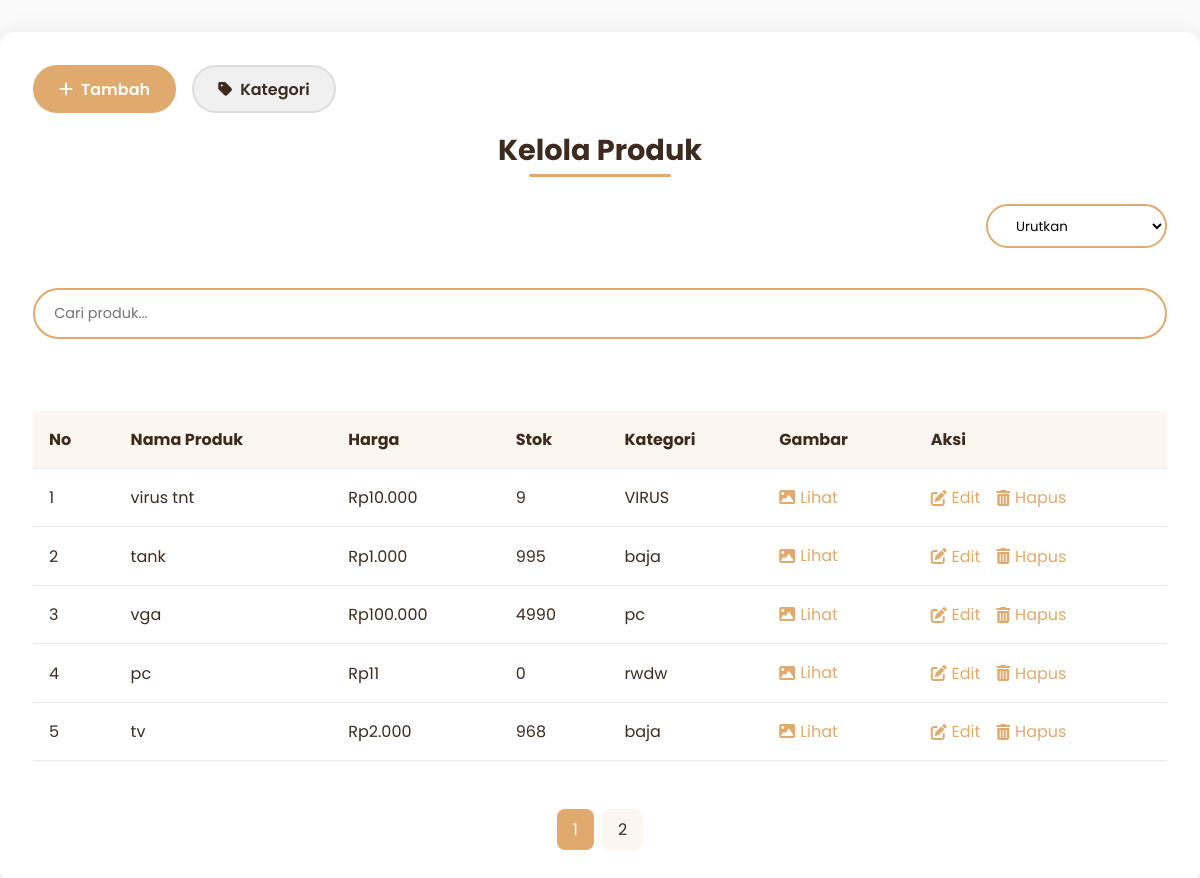
The app's page /admin/produk/produk.php, older data.
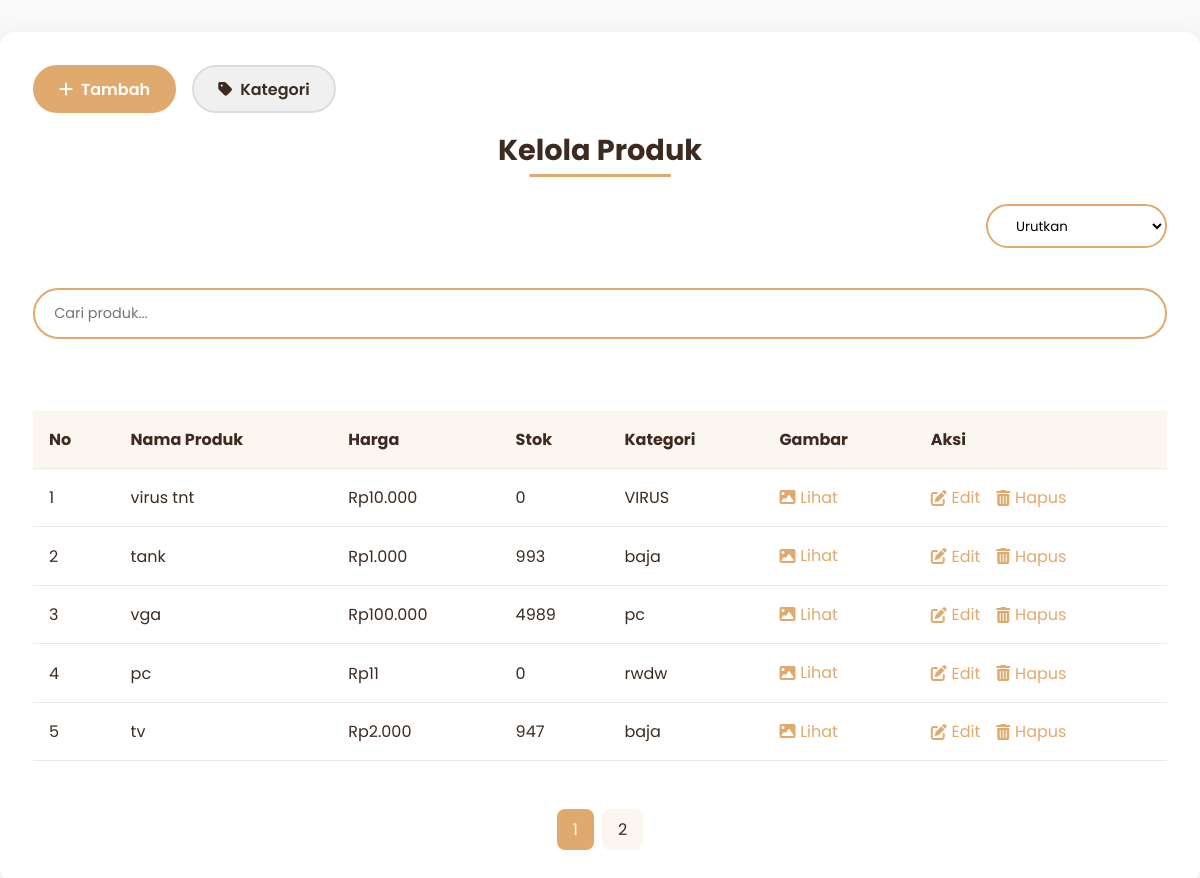
The same page, newer data.
### tables this page shows
CREATE TABLE `produk` (
  `ProdukID` int(10) NOT NULL,
  `NamaProduk` varchar(255) DEFAULT NULL,
  `Harga` decimal(12,2) DEFAULT NULL,
  `Stok` int(255) DEFAULT NULL,
  `kategori_id` int(11) DEFAULT NULL,
  `deskripsi` text DEFAULT NULL,
  `gambar` varchar(255) DEFAULT NULL
);

CREATE TABLE `kategori` (
  `kategori_id` int(11) NOT NULL,
  `nama_kategori` varchar(100) NOT NULL,
  `deskripsi` text DEFAULT NULL
);

### admin/produk/produk.php (the view, shortened to what the changed rows need)
<?php
$koneksi = new mysqli("localhost", "root", "", "kasir_reddra");
$results_per_page = 5;
$page = isset($_GET['page']) ? (int)$_GET['page'] : 1;
$page = max($page, 1);
$start_from = ($page - 1) * $results_per_page;
$sort = isset($_GET['sort']) ? $_GET['sort'] : 'default';
$order_by = [
    'default'   => 'ProdukID DESC',
    'category'  => 'nama_kategori ASC',
    'price_high'=> 'Harga DESC',
    'price_low' => 'Harga ASC',
    'stock_high'=> 'Stok DESC',
    'stock_low' => 'Stok ASC'
][$sort] ?? 'ProdukID DESC';
$sql = "SELECT produk.*, kategori.nama_kategori FROM produk
        LEFT JOIN kategori ON produk.kategori_id = kategori.kategori_id
        ORDER BY $order_by
        LIMIT $start_from, $results_per_page";
$result = $koneksi->query($sql);
?>
<!DOCTYPE html>
<html>
<link rel="stylesheet" href="https://cdnjs.cloudflare.com/ajax/libs/font-awesome/6.4.0/css/all.min.css">
<link rel="stylesheet" href="https://cdn.jsdelivr.net/npm/sweetalert2@11/dist/sweetalert2.min.css">
<body>
    <div class="glass-panel">
        <div class="header">
            <div class="title-wrapper">
                <h2 class="page-title">Kelola Produk</h2>
            </div>
        </div>
        <div class="table-container">
            <table class="data-table">
                <thead>
                    <tr>
                        <th>No</th>
                        <th>Nama Produk</th>
                        <th>Harga</th>
                        <th>Stok</th>
                        <th>Kategori</th>
                        <th>Gambar</th>
                        <th>Aksi</th>
                    </tr>
                </thead>
                <tbody id="tableBody">
                    <?php if ($result->num_rows > 0): ?>
                    <?php $no = 1 + (($page - 1) * $results_per_page); ?>
                    <?php while($row = $result->fetch_assoc()): ?>
                    <tr>
                        <td><?= $no++ ?></td>
                        <td><?= htmlspecialchars($row['NamaProduk']) ?></td>
                        <td>Rp<?= number_format($row['Harga'], 0, ',', '.') ?></td>
                        <td><?= $row['Stok'] ?></td>
                        <td><?= $row['nama_kategori'] ?? 'Tanpa Kategori' ?></td>
                        <td>
                            <?php if (!empty($row['gambar'])):
                                $imagePath = $row['gambar'];
                            ?>
                            <a href="#" class="action-link" onclick="showPopup('<?= $imagePath ?>'); return false;">
                                <i class="fas fa-image"></i> Lihat
                            </a>
                            <?php else: ?>
                            <span style="color: #999;">Tidak ada</span>
                            <?php endif; ?>
                        </td>
                        <td>
                            <div class="action-links">
                                <a href="edit_produk.php?id=<?= $row['ProdukID'] ?>" class="action-link">
                                    <i class="fas fa-edit"></i> Edit
                                </a>
                                <a href="hapus_produk.php?id=<?= $row['ProdukID'] ?>" class="action-link delete-btn"
                                    data-id="<?= $row['ProdukID'] ?>">
                                    <i class="fas fa-trash-alt"></i> Hapus
                                </a>
                            </div>
                        </td>
                    </tr>
                    <?php endwhile; ?>
                    <?php else: ?>
                    <tr>
                        <td colspan="7" style="text-align: center; padding: 2rem;">Tidak ada data produk</td>
                    </tr>
                    <?php endif; ?>
                </tbody>
            </table>
        </div>
    </div>

Row changes from the older to the newer data that the page shows:
changed produk "virus tnt": Stok "9" → "0"
changed produk "tank": Stok "995" → "993"
changed produk "vga": Stok "4990" → "4989"
changed produk "tv": Stok "968" → "947"
